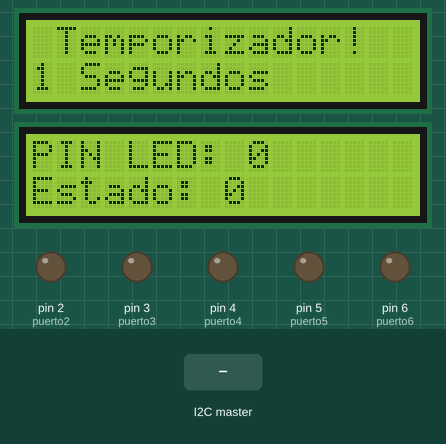
Simulated run of this sketch. Board: Arduino Uno, built with avr-gcc and run on an emulated ATmega328P. On the bench: 2 × 16×2 character LCD, output pins drawn as LEDs (lit = HIGH). The inputs (shaded band) are chosen by the test bench. What the sketch prints to the serial monitor is not drawn.

Above: at 1.3 s.
1.4 s: the I2C master sends the byte 90
At 3.0 s:
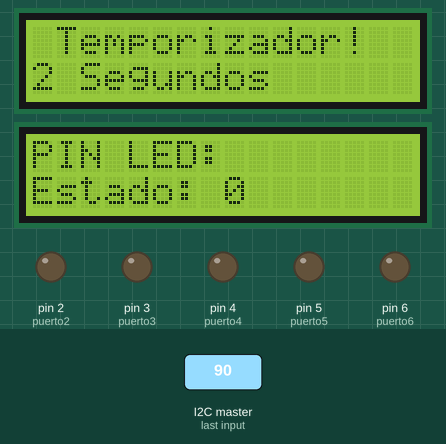
4.4 s: the I2C master sends the byte 200
At 5.2 s:
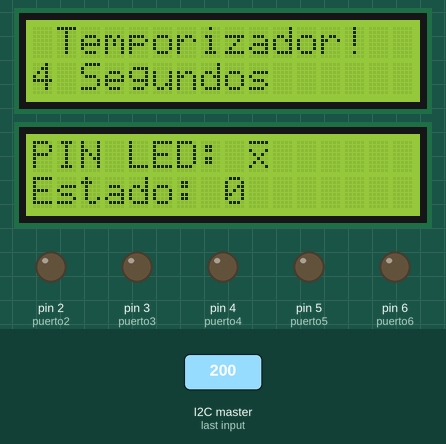
Timing chart, 0 to 7.4 s (numbered marks = the images above; inputs shaded):
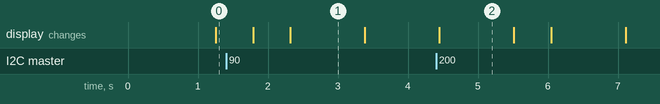

Measured:
- after the input at 1.4 s, the display: first changes after 0.39 s (image 1 shows a later state)
- after the input at 4.4 s, the display: changes after 0.05 s (image 2)
- what the display in image 1 shows lasts 1.1 s, from 2.3 s to 3.4 s

The sketch:

Esclavo.ino
```cpp
#include<Wire.h>
#include <LiquidCrystal_I2C.h>

const int puerto2 = 2;
const int puerto3 = 3;
const int puerto4 = 4;
const int puerto5 = 5;
const int puerto6 = 6;


//Crear objeto LCD
LiquidCrystal_I2C lcd(0x20,16,2);
LiquidCrystal_I2C lcd2(0x21,16,2);

long data = 0;
long response = 200;
const byte I2C_SLAVE_ADDR = 0x01;
int pinOut = 0;
int estado = 0;


void setup() {
  //Iniciamos los LCD
  lcd.init();
  lcd2.init();

  //Luz de fondo
  lcd.backlight();
  lcd2.backlight();

  //Colocamos el cursor en la columna 0 y fila 0
  lcd.setCursor(0,0);
  lcd2.setCursor(0,0);
  //Escribimos el mensaje
  lcd.print(" Temporizador! ");
  lcd2.print("              ");

  //Iniciar serial
  Serial.begin(9600);

  //Pines tipo OUTPUT
  pinMode(puerto2, OUTPUT);
  pinMode(puerto3, OUTPUT);
  pinMode(puerto4, OUTPUT);
  pinMode(puerto5, OUTPUT);
  pinMode(puerto6, OUTPUT);

  digitalWrite(puerto2,LOW);
  digitalWrite(puerto3,LOW);
  digitalWrite(puerto4,LOW);
  digitalWrite(puerto5,LOW);
  digitalWrite(puerto6,LOW);

  //Registrar eventos de cambio
  Wire.onReceive(receiveEvent);

  //Iniciamos la transmision
  //Unimos el dispositivo en el puerto 1
  Wire.begin(I2C_SLAVE_ADDR);
}

void loop() {
  //Limpiamos el cartel
  lcd2.clear();

  //Colocamos el cursor en fila y columna 0
  lcd2.setCursor(0,0);

  //Array del mensaje
  char Pin[12] = "PIN LED: ";
  Pin[9] = (pinOut + 48);
  lcd2.print(Pin);
  lcd2.setCursor(0,1);
  //Escribimos el mensaje
  char EstadoMSG[12] = "Estado: ";
  EstadoMSG[8] = (estado + 48);
  lcd2.print(EstadoMSG);

  // Ubicamos el cursor en la primera posición(columna:0) de la segunda línea(fila:1)
  lcd.setCursor(0, 1);
   // Escribimos el número de segundos trascurridos
  lcd.print(millis()/1000);
  lcd.print(" Segundos");
  //Serial.println("Envio de cartel!");


  //Delay
  delay(500);

}

void receiveEvent(int bytes){

    //Si esta disponible es el pin de salida
    if(Wire.available()){
       //Leemos el pin que recibimos
       pinOut = Wire.read();
       Serial.print("LED ");
       Serial.println(pinOut);
    }
    //Si sigue disponible es el estado
    if(Wire.available()){
       estado = Wire.read();
       Serial.print("Estado ");
       Serial.println(estado);
    }

    //Encendemos el pin correspondiente
    digitalWrite(pinOut,estado);
}
```
